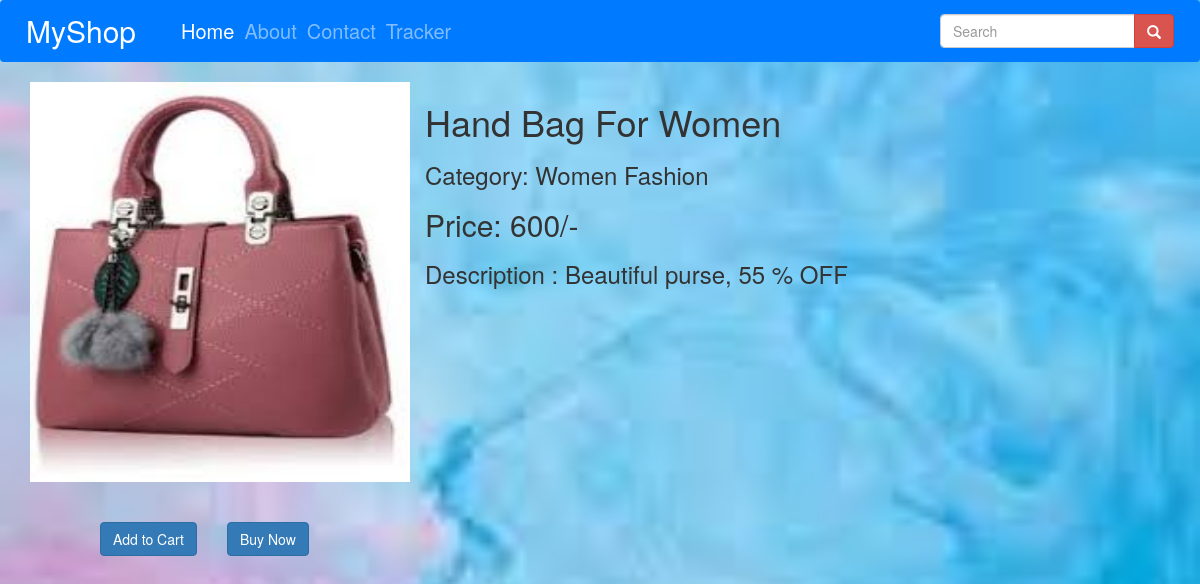
Screenshot of /shop/product/2 with the database file from the repository.
### shop/models.py (models this page shows)
class Product(models.Model):
    product_id = models.AutoField
    pname = models.CharField(max_length=50)
    pdesc = models.CharField(max_length=300)
    pdate = models.DateField()
    prod_price = models.IntegerField(default=0)
    pcategory = models.CharField(max_length=50, default="")
    psubcategory = models.CharField(max_length=50, default="")
    pimage = models.ImageField(upload_to="shop/images", default="")
    def __str__(self):
        return self.pname

### shop/views.py (the view)
# urls.py: path('product/<int:myid>', views.product, name="product"),
def product(request, myid):
    product = Product.objects.filter(id=myid)
    param = {'product': product[0]}
    print(product)
    return render(request, "shop/product.html", param)

### shop/templates/shop/product.html (shortened to what this page needs)
{% extends 'shop/basic.html' %}
{% block body %}
<div class="container">
    <div class="row">
        <div class="col-lg-4 col-md-4 col-sm-12">
            <div class="row">
            <img src="/media/{{product.pimage}}" alt="{{product.pname}}">
            </div>
            <br><br>
            <div class="row">
            <a href="#" id="addcart" class="addcart btn btn-primary" style="margin-left:70px;">Add to Cart</a>
            <a href="/shop/checkout2/{{product.id}}" id="buy" class="buy btn btn-primary" style="margin-left:30px;">Buy Now</a>
            </div>
        </div>
        <div class="col-lg-8 col-md-8 col-sm-12">
                <h1>{{product.pname}}</h1>
                <h3>Category: {{product.pcategory}}</h3>
                <h2>Price: {{product.prod_price}}/-</h2>
                <h3>Description : {{product.pdesc}}</h3>
        </div>
    </div>
</div>
{% endblock %}

### rows the page displays
Product: pimage (picture), pname "Hand Bag For Women", pcategory "Women Fashion", prod_price "600", pdesc "Beautiful purse, 55 % OFF"
